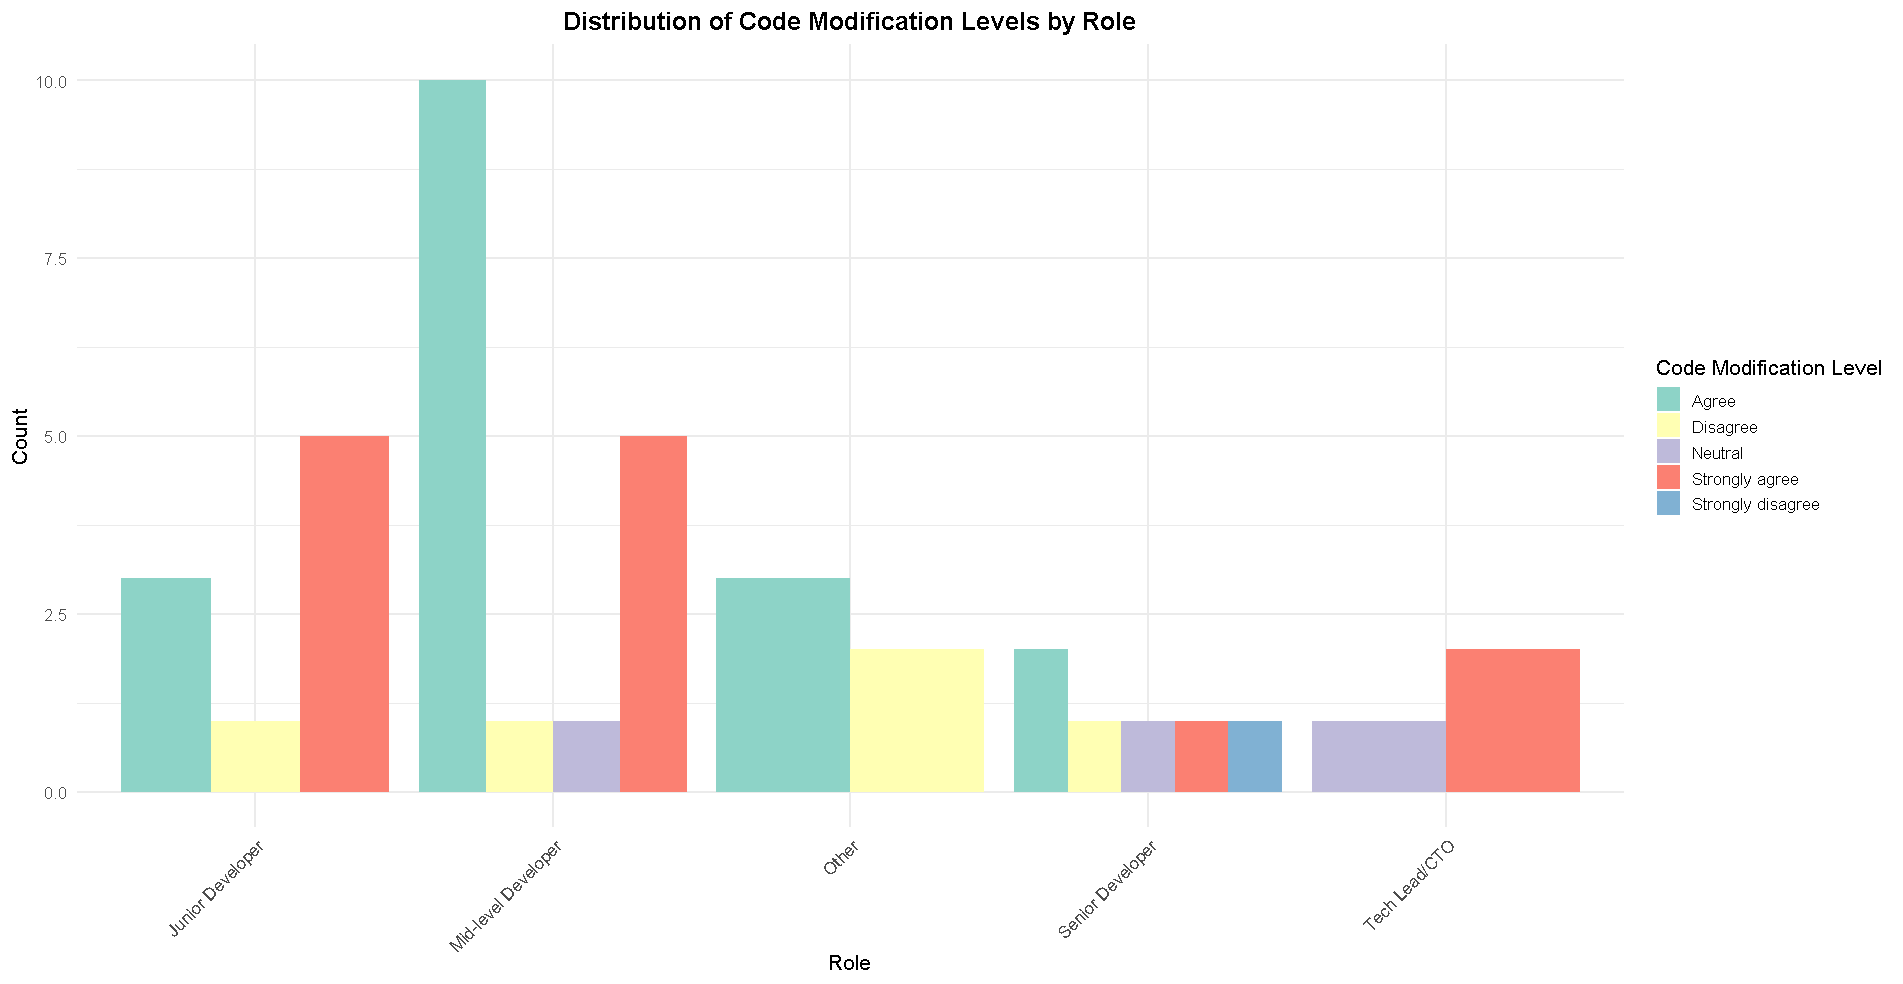

Reproduce this figure in R.
# Gerekli paketleri yükle
if (!require("readxl")) install.packages("readxl")
if (!require("ggplot2")) install.packages("ggplot2")
if (!require("dplyr")) install.packages("dplyr")
library(readxl)
library(ggplot2)
library(dplyr)

# Veriyi Excel dosyasından yükle
file_path <- "survey (2) (1).xlsx" # Dosya yolunu düzenleyin
data <- read_excel(file_path)

# Sütun isimlerini düzenle
colnames(data) <- c("Experience", "Role", "Use_AI_Tools", "Coding_Assistants",
                    "Knowledge_Loss", "Code_Modification", "Problem_Solving",
                    "Impact_Juniors", "Focus_Seniors", "Collaboration_Teamwork")

# Role ve Code_Modification seviyelerine göre frekans hesapla
bar_data <- data %>%
  group_by(Role, Code_Modification) %>%
  summarise(Count = n(), .groups = "drop")

# Bar chart oluştur
ggplot(bar_data, aes(x = Role, y = Count, fill = Code_Modification)) +
  geom_bar(stat = "identity", position = "dodge") +
  scale_fill_brewer(palette = "Set3") + # Renk paletini ayarla
  labs(title = "Distribution of Code Modification Levels by Role",
       x = "Role", y = "Count", fill = "Code Modification Level") +
  theme_minimal(base_size = 14) +
  theme(axis.text.x = element_text(angle = 45, hjust = 1),
        plot.title = element_text(hjust = 0.5, face = "bold"))
